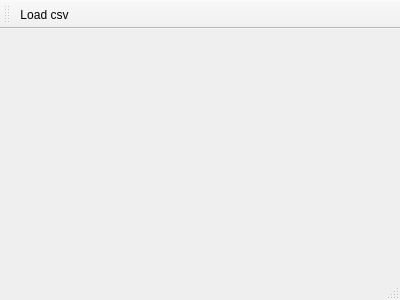
<?xml version="1.0" encoding="UTF-8"?>
<ui version="4.0">
 <class>MainWindow</class>
 <widget class="QMainWindow" name="MainWindow">
  <property name="geometry">
   <rect>
    <x>0</x>
    <y>0</y>
    <width>400</width>
    <height>300</height>
   </rect>
  </property>
  <property name="windowTitle">
   <string>MainWindow</string>
  </property>
  <widget class="QWidget" name="centralWidget"/>
  <widget class="QMenuBar" name="menuBar">
   <property name="geometry">
    <rect>
     <x>0</x>
     <y>0</y>
     <width>400</width>
     <height>23</height>
    </rect>
   </property>
  </widget>
  <widget class="QToolBar" name="mainToolBar">
   <attribute name="toolBarArea">
    <enum>TopToolBarArea</enum>
   </attribute>
   <attribute name="toolBarBreak">
    <bool>false</bool>
   </attribute>
   <addaction name="actionLoad_csv"/>
  </widget>
  <widget class="QStatusBar" name="statusBar"/>
  <action name="actionLoad_csv">
   <property name="text">
    <string>Load csv</string>
   </property>
  </action>
 </widget>
 <layoutdefault spacing="6" margin="11"/>
 <resources/>
 <connections/>
</ui>
